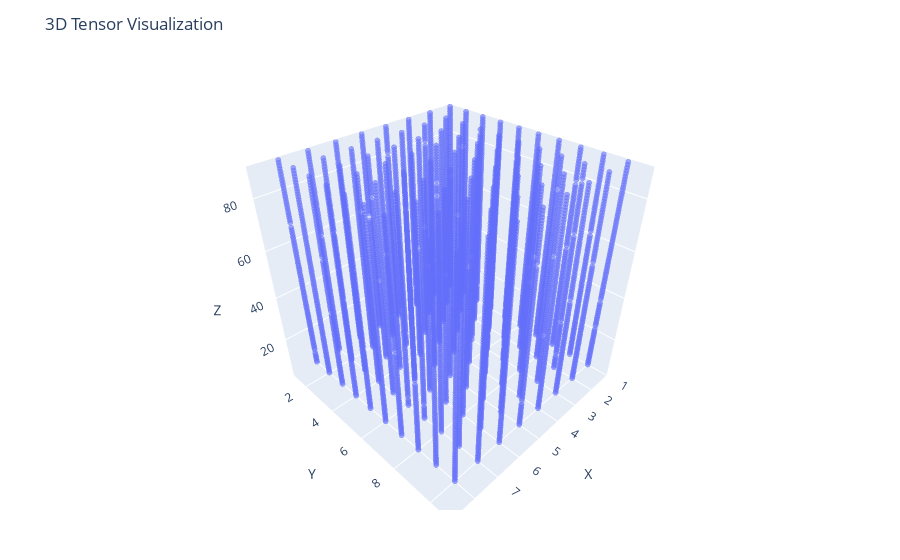

Notebook cell for this chart:
### Markdown cell above
## 1 Tucker decompositions

When given a matrix a key step is to calculate a coordinate change which exposes the most number of all zero columns, rows, or both.  We can think of this in theoretical language (kernels and cokernels) or in computational  ways (left/right null space).  These same concept has been developed for tensors with explorations extending to the 1800's under the name of "radicals" and the later work of Tucker.  Today the term "Tucker decomposition" has become one of the dominate names for this process.

### 1.1 Creating a tensor with a Tucker decomposition

Just as a tall-skinny matrix will have nontrivial left null spaces, and short-wide matrix will have a nontrivial right null space, we can use shape of a tensor to predict some of the sources of radicals, i.e. non-trivial Tucker decomposition.  A tensor of shape $d_1\times d_2\times d_3$ has a nontrivial Tucker decomposition if $d_i d_j < d_k$, in some permutation of $\{i,j,k\}=\{1,2,3\}$.

### Code cell
T = rand(8, 10, 90);

# PlotlyJS is now installed!
using PlotlyJS

plotTensor(T)

### Figure 1 — Plotly figure (JSON) as saved in the notebook; plotly's stock layout.template omitted (floating-point values rounded to 4 significant figures; data arrays with more than 128 entries replaced by an {"elided": "..."} marker saying what was removed)
{"data": [{"marker": {"opacity": 0.6, "size": 2}, "mode": "markers", "type": "scatter3d", "x": {"elided": "7119 int values"}, "y": {"elided": "7119 int values"}, "z": {"elided": "7119 int values"}}], "layout": {"margin": {"b": 50, "l": 50, "r": 50, "t": 60}, "scene": {"aspectmode": "cube", "xaxis": {"range": [1, 9], "title": "X"}, "yaxis": {"range": [1, 11], "title": "Y"}, "zaxis": {"range": [1, 91], "title": "Z"}}, "title": "3D Tensor Visualization"}}
